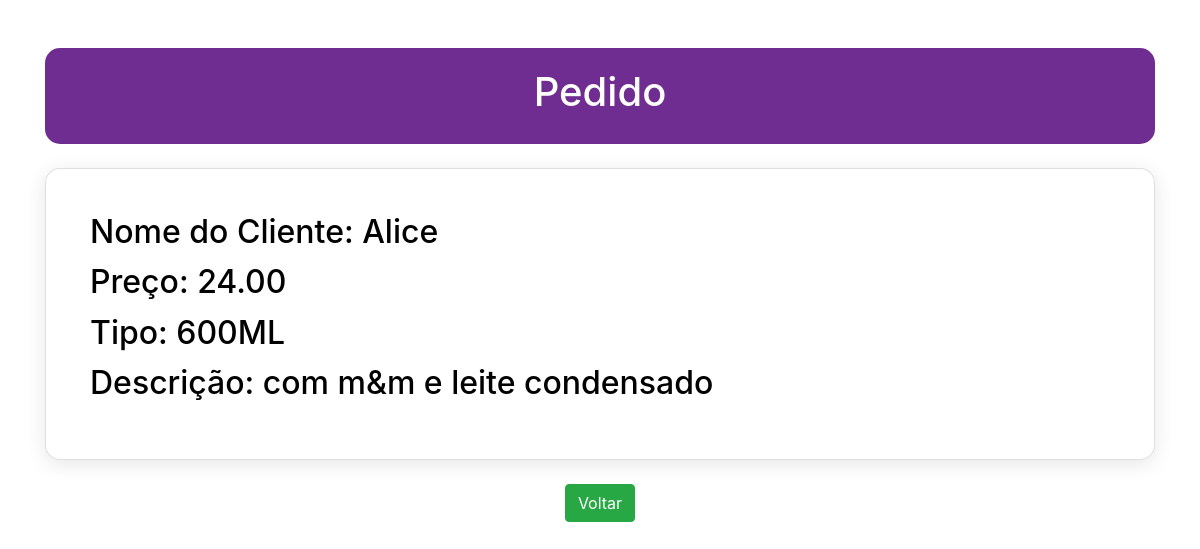
The page /pedidos/view/3 on the database its author committed.
### pedidos/models.py (models this page shows, shortened)
class Pedido(models.Model):
    cliente = models.CharField(max_length=200)
    preco = models.DecimalField(max_digits=5, decimal_places=2)
    tipo = models.CharField(max_length=20, default=" ")
    descricao = models.CharField(max_length=200, default=" ")

### pedidos/views.py (the view)
# urls.py: path('view/<int:pk>', views.pedido_view, name='pedido_view'),
def pedido_view(request, pk, template_name='pedidos/pedido_detail.html'):
    pedido= get_object_or_404(Pedido, pk=pk)
    return render(request, template_name, {'object':pedido})

### pedidos/templates/pedidos/pedido_detail.html (shortened to what this page needs)
<!DOCTYPE html>
<html lang="pt-BR">
<head>
    <link rel="stylesheet" href="https://stackpath.bootstrapcdn.com/bootstrap/4.5.2/css/bootstrap.min.css">
</head>
<body>
<div class="container mt-5">
    <div class="header text-center mb-4">
        <h1>Pedido</h1>
    </div>
    <div class="card p-4">
        <div class="card-body">
            <h2 class="card-title text-purple">Nome do Cliente: {{ object.cliente }}</h2>
            <h2 class="card-title text-purple">Preço: {{ object.preco }}</h2>
            <h2 class="card-title text-purple">Tipo: {{ object.tipo }}</h2>
            <h2 class="card-title text-purple">Descrição: {{ object.descricao }}</h2>
        </div>
    </div>
    <div class="text-center mt-4">
        <a class="btn btn-success" href="{% url 'pedido_list' %}">Voltar</a>
    </div>
</div>
</body>
</html>

### pedidos/templates/pedidos/pedido_detail.html (style rules this page uses)
.text-purple { color: #000; }
.card { background-color: #ffffff; border-radius: 15px; box-shadow: 0 4px 20px rgba(0, 0, 0, 0.1); }
.header { background-color: #6f2c91; color: white; padding: 20px; border-radius: 15px; }

### rows shown on the page
Pedido: cliente "Alice", preco "24.00", tipo "600ML", descricao "com m&m e leite condensado"
